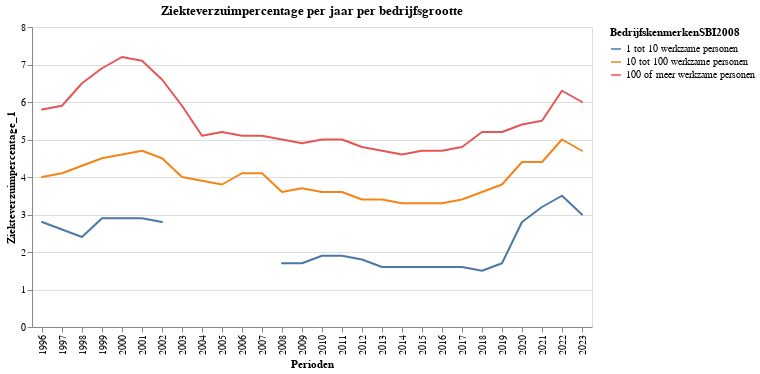

Notebook source saved alongside this figure:
### Code cell
alt.Chart(data=data_werkzamepersonen_jaren).mark_trail().encode(
    x='Perioden', 
    y='Ziekteverzuimpercentage_1', 
    color='BedrijfskenmerkenSBI2008', 
    tooltip=['Perioden', 'Ziekteverzuimpercentage_1', 'BedrijfskenmerkenSBI2008']
    ).properties(title='Ziekteverzuimpercentage per jaar per bedrijfsgrootte')

### Figure 1 — Vega-Lite specification as saved in the notebook (floating-point values rounded to 4 significant figures)
{"config": {"view": {"continuousWidth": 300, "continuousHeight": 300}}, "data": {"name": "data-fea352e5fb93d24a61c882d30f838a73"}, "mark": {"type": "trail"}, "encoding": {"color": {"field": "BedrijfskenmerkenSBI2008", "type": "nominal"}, "tooltip": [{"field": "Perioden", "type": "nominal"}, {"field": "Ziekteverzuimpercentage_1", "type": "quantitative"}, {"field": "BedrijfskenmerkenSBI2008", "type": "nominal"}], "x": {"field": "Perioden", "type": "nominal"}, "y": {"field": "Ziekteverzuimpercentage_1", "type": "quantitative"}}, "title": "Ziekteverzuimpercentage per jaar per bedrijfsgrootte", "$schema": "https://vega.github.io/schema/vega-lite/v5.17.0.json", "datasets": {"data-fea352e5fb93d24a61c882d30f838a73": [{"ID": 5044, "BedrijfskenmerkenSBI2008": "1 tot 10 werkzame personen", "Perioden": "1996", "Ziekteverzuimpercentage_1": 2.8}, {"ID": 5049, "BedrijfskenmerkenSBI2008": "1 tot 10 werkzame personen", "Perioden": "1997", "Ziekteverzuimpercentage_1": 2.6}, {"ID": 5054, "BedrijfskenmerkenSBI2008": "1 tot 10 werkzame personen", "Perioden": "1998", "Ziekteverzuimpercentage_1": 2.4}, {"ID": 5059, "BedrijfskenmerkenSBI2008": "1 tot 10 werkzame personen", "Perioden": "1999", "Ziekteverzuimpercentage_1": 2.9}, {"ID": 5064, "BedrijfskenmerkenSBI2008": "1 tot 10 werkzame personen", "Perioden": "2000", "Ziekteverzuimpercentage_1": 2.9}, {"ID": 5069, "BedrijfskenmerkenSBI2008": "1 tot 10 werkzame personen", "Perioden": "2001", "Ziekteverzuimpercentage_1": 2.9}, {"ID": 5074, "BedrijfskenmerkenSBI2008": "1 tot 10 werkzame personen", "Perioden": "2002", "Ziekteverzuimpercentage_1": 2.8}, {"ID": 5079, "BedrijfskenmerkenSBI2008": "1 tot 10 werkzame personen", "Perioden": "2003", "Ziekteverzuimpercentage_1": null}, {"ID": 5084, "BedrijfskenmerkenSBI2008": "1 tot 10 werkzame personen", "Perioden": "2004", "Ziekteverzuimpercentage_1": null}, {"ID": 5089, "BedrijfskenmerkenSBI2008": "1 tot 10 werkzame personen", "Perioden": "2005", "Ziekteverzuimpercentage_1": null}, {"ID": 5094, "BedrijfskenmerkenSBI2008": "1 tot 10 werkzame personen", "Perioden": "2006", "Ziekteverzuimpercentage_1": null}, {"ID": 5099, "BedrijfskenmerkenSBI2008": "1 tot 10 werkzame personen", "Perioden": "2007", "Ziekteverzuimpercentage_1": null}, {"ID": 5104, "BedrijfskenmerkenSBI2008": "1 tot 10 werkzame personen", "Perioden": "2008", "Ziekteverzuimpercentage_1": 1.7}, {"ID": 5109, "BedrijfskenmerkenSBI2008": "1 tot 10 werkzame personen", "Perioden": "2009", "Ziekteverzuimpercentage_1": 1.7}, {"ID": 5114, "BedrijfskenmerkenSBI2008": "1 tot 10 werkzame personen", "Perioden": "2010", "Ziekteverzuimpercentage_1": 1.9}, {"ID": 5119, "BedrijfskenmerkenSBI2008": "1 tot 10 werkzame personen", "Perioden": "2011", "Ziekteverzuimpercentage_1": 1.9}, {"ID": 5124, "BedrijfskenmerkenSBI2008": "1 tot 10 werkzame personen", "Perioden": "2012", "Ziekteverzuimpercentage_1": 1.8}, {"ID": 5129, "BedrijfskenmerkenSBI2008": "1 tot 10 werkzame personen", "Perioden": "2013", "Ziekteverzuimpercentage_1": 1.6}, {"ID": 5134, "BedrijfskenmerkenSBI2008": "1 tot 10 werkzame personen", "Perioden": "2014", "Ziekteverzuimpercentage_1": 1.6}, {"ID": 5139, "BedrijfskenmerkenSBI2008": "1 tot 10 werkzame personen", "Perioden": "2015", "Ziekteverzuimpercentage_1": 1.6}, {"ID": 5144, "BedrijfskenmerkenSBI2008": "1 tot 10 werkzame personen", "Perioden": "2016", "Ziekteverzuimpercentage_1": 1.6}, {"ID": 5149, "BedrijfskenmerkenSBI2008": "1 tot 10 werkzame personen", "Perioden": "2017", "Ziekteverzuimpercentage_1": 1.6}, {"ID": 5154, "BedrijfskenmerkenSBI2008": "1 tot 10 werkzame personen", "Perioden": "2018", "Ziekteverzuimpercentage_1": 1.5}, {"ID": 5159, "BedrijfskenmerkenSBI2008": "1 tot 10 werkzame personen", "Perioden": "2019", "Ziekteverzuimpercentage_1": 1.7}, {"ID": 5164, "BedrijfskenmerkenSBI2008": "1 tot 10 werkzame personen", "Perioden": "2020", "Ziekteverzuimpercentage_1": 2.8}, {"ID": 5169, "BedrijfskenmerkenSBI2008": "1 tot 10 werkzame personen", "Perioden": "2021 ", "Ziekteverzuimpercentage_1": 3.2}, {"ID": 5174, "BedrijfskenmerkenSBI2008": "1 tot 10 werkzame personen", "Perioden": "2022", "Ziekteverzuimpercentage_1": 3.5}, {"ID": 5179, "BedrijfskenmerkenSBI2008": "1 tot 10 werkzame personen", "Perioden": "2023", "Ziekteverzuimpercentage_1": 3.0}, {"ID": 5184, "BedrijfskenmerkenSBI2008": "10 tot 100 werkzame personen", "Perioden": "1996", "Ziekteverzuimpercentage_1": 4.0}, {"ID": 5189, "BedrijfskenmerkenSBI2008": "10 tot 100 werkzame personen", "Perioden": "1997", "Ziekteverzuimpercentage_1": 4.1}, {"ID": 5194, "BedrijfskenmerkenSBI2008": "10 tot 100 werkzame personen", "Perioden": "1998", "Ziekteverzuimpercentage_1": 4.3}, {"ID": 5199, "BedrijfskenmerkenSBI2008": "10 tot 100 werkzame personen", "Perioden": "1999", "Ziekteverzuimpercentage_1": 4.5}, {"ID": 5204, "BedrijfskenmerkenSBI2008": "10 tot 100 werkzame personen", "Perioden": "2000", "Ziekteverzuimpercentage_1": 4.6}, {"ID": 5209, "BedrijfskenmerkenSBI2008": "10 tot 100 werkzame personen", "Perioden": "2001", "Ziekteverzuimpercentage_1": 4.7}, {"ID": 5214, "BedrijfskenmerkenSBI2008": "10 tot 100 werkzame personen", "Perioden": "2002", "Ziekteverzuimpercentage_1": 4.5}, {"ID": 5219, "BedrijfskenmerkenSBI2008": "10 tot 100 werkzame personen", "Perioden": "2003", "Ziekteverzuimpercentage_1": 4.0}, {"ID": 5224, "BedrijfskenmerkenSBI2008": "10 tot 100 werkzame personen", "Perioden": "2004", "Ziekteverzuimpercentage_1": 3.9}, {"ID": 5229, "BedrijfskenmerkenSBI2008": "10 tot 100 werkzame personen", "Perioden": "2005", "Ziekteverzuimpercentage_1": 3.8}, {"ID": 5234, "BedrijfskenmerkenSBI2008": "10 tot 100 werkzame personen", "Perioden": "2006", "Ziekteverzuimpercentage_1": 4.1}, {"ID": 5239, "BedrijfskenmerkenSBI2008": "10 tot 100 werkzame personen", "Perioden": "2007", "Ziekteverzuimpercentage_1": 4.1}, {"ID": 5244, "BedrijfskenmerkenSBI2008": "10 tot 100 werkzame personen", "Perioden": "2008", "Ziekteverzuimpercentage_1": 3.6}, {"ID": 5249, "BedrijfskenmerkenSBI2008": "10 tot 100 werkzame personen", "Perioden": "2009", "Ziekteverzuimpercentage_1": 3.7}, {"ID": 5254, "BedrijfskenmerkenSBI2008": "10 tot 100 werkzame personen", "Perioden": "2010", "Ziekteverzuimpercentage_1": 3.6}, {"ID": 5259, "BedrijfskenmerkenSBI2008": "10 tot 100 werkzame personen", "Perioden": "2011", "Ziekteverzuimpercentage_1": 3.6}, {"ID": 5264, "BedrijfskenmerkenSBI2008": "10 tot 100 werkzame personen", "Perioden": "2012", "Ziekteverzuimpercentage_1": 3.4}, {"ID": 5269, "BedrijfskenmerkenSBI2008": "10 tot 100 werkzame personen", "Perioden": "2013", "Ziekteverzuimpercentage_1": 3.4}, {"ID": 5274, "BedrijfskenmerkenSBI2008": "10 tot 100 werkzame personen", "Perioden": "2014", "Ziekteverzuimpercentage_1": 3.3}, {"ID": 5279, "BedrijfskenmerkenSBI2008": "10 tot 100 werkzame personen", "Perioden": "2015", "Ziekteverzuimpercentage_1": 3.3}, {"ID": 5284, "BedrijfskenmerkenSBI2008": "10 tot 100 werkzame personen", "Perioden": "2016", "Ziekteverzuimpercentage_1": 3.3}, {"ID": 5289, "BedrijfskenmerkenSBI2008": "10 tot 100 werkzame personen", "Perioden": "2017", "Ziekteverzuimpercentage_1": 3.4}, {"ID": 5294, "BedrijfskenmerkenSBI2008": "10 tot 100 werkzame personen", "Perioden": "2018", "Ziekteverzuimpercentage_1": 3.6}, {"ID": 5299, "BedrijfskenmerkenSBI2008": "10 tot 100 werkzame personen", "Perioden": "2019", "Ziekteverzuimpercentage_1": 3.8}, {"ID": 5304, "BedrijfskenmerkenSBI2008": "10 tot 100 werkzame personen", "Perioden": "2020", "Ziekteverzuimpercentage_1": 4.4}, {"ID": 5309, "BedrijfskenmerkenSBI2008": "10 tot 100 werkzame personen", "Perioden": "2021 ", "Ziekteverzuimpercentage_1": 4.4}, {"ID": 5314, "BedrijfskenmerkenSBI2008": "10 tot 100 werkzame personen", "Perioden": "2022", "Ziekteverzuimpercentage_1": 5.0}, {"ID": 5319, "BedrijfskenmerkenSBI2008": "10 tot 100 werkzame personen", "Perioden": "2023", "Ziekteverzuimpercentage_1": 4.7}, {"ID": 5324, "BedrijfskenmerkenSBI2008": "100 of meer werkzame personen", "Perioden": "1996", "Ziekteverzuimpercentage_1": 5.8}, {"ID": 5329, "BedrijfskenmerkenSBI2008": "100 of meer werkzame personen", "Perioden": "1997", "Ziekteverzuimpercentage_1": 5.9}, {"ID": 5334, "BedrijfskenmerkenSBI2008": "100 of meer werkzame personen", "Perioden": "1998", "Ziekteverzuimpercentage_1": 6.5}, {"ID": 5339, "BedrijfskenmerkenSBI2008": "100 of meer werkzame personen", "Perioden": "1999", "Ziekteverzuimpercentage_1": 6.9}, {"ID": 5344, "BedrijfskenmerkenSBI2008": "100 of meer werkzame personen", "Perioden": "2000", "Ziekteverzuimpercentage_1": 7.2}, {"ID": 5349, "BedrijfskenmerkenSBI2008": "100 of meer werkzame personen", "Perioden": "2001", "Ziekteverzuimpercentage_1": 7.1}, {"ID": 5354, "BedrijfskenmerkenSBI2008": "100 of meer werkzame personen", "Perioden": "2002", "Ziekteverzuimpercentage_1": 6.6}, {"ID": 5359, "BedrijfskenmerkenSBI2008": "100 of meer werkzame personen", "Perioden": "2003", "Ziekteverzuimpercentage_1": 5.9}, {"ID": 5364, "BedrijfskenmerkenSBI2008": "100 of meer werkzame personen", "Perioden": "2004", "Ziekteverzuimpercentage_1": 5.1}, {"ID": 5369, "BedrijfskenmerkenSBI2008": "100 of meer werkzame personen", "Perioden": "2005", "Ziekteverzuimpercentage_1": 5.2}, {"ID": 5374, "BedrijfskenmerkenSBI2008": "100 of meer werkzame personen", "Perioden": "2006", "Ziekteverzuimpercentage_1": 5.1}, {"ID": 5379, "BedrijfskenmerkenSBI2008": "100 of meer werkzame personen", "Perioden": "2007", "Ziekteverzuimpercentage_1": 5.1}, {"ID": 5384, "BedrijfskenmerkenSBI2008": "100 of meer werkzame personen", "Perioden": "2008", "Ziekteverzuimpercentage_1": 5.0}, {"ID": 5389, "BedrijfskenmerkenSBI2008": "100 of meer werkzame personen", "Perioden": "2009", "Ziekteverzuimpercentage_1": 4.9}, {"ID": 5394, "BedrijfskenmerkenSBI2008": "100 of meer werkzame personen", "Perioden": "2010", "Ziekteverzuimpercentage_1": 5.0}, {"ID": 5399, "BedrijfskenmerkenSBI2008": "100 of meer werkzame personen", "Perioden": "2011", "Ziekteverzuimpercentage_1": 5.0}, {"ID": 5404, "BedrijfskenmerkenSBI2008": "100 of meer werkzame personen", "Perioden": "2012", "Ziekteverzuimpercentage_1": 4.8}, {"ID": 5409, "BedrijfskenmerkenSBI2008": "100 of meer werkzame personen", "Perioden": "2013", "Ziekteverzuimpercentage_1": 4.7}, {"ID": 5414, "BedrijfskenmerkenSBI2008": "100 of meer werkzame personen", "Perioden": "2014", "Ziekteverzuimpercentage_1": 4.6}, {"ID": 5419, "BedrijfskenmerkenSBI2008": "100 of meer werkzame personen", "Perioden": "2015", "Ziekteverzuimpercentage_1": 4.7}, {"ID": 5424, "BedrijfskenmerkenSBI2008": "100 of meer werkzame personen", "Perioden": "2016", "Ziekteverzuimpercentage_1": 4.7}, {"ID": 5429, "BedrijfskenmerkenSBI2008": "100 of meer werkzame personen", "Perioden": "2017", "Ziekteverzuimpercentage_1": 4.8}, {"ID": 5434, "BedrijfskenmerkenSBI2008": "100 of meer werkzame personen", "Perioden": "2018", "Ziekteverzuimpercentage_1": 5.2}, {"ID": 5439, "BedrijfskenmerkenSBI2008": "100 of meer werkzame personen", "Perioden": "2019", "Ziekteverzuimpercentage_1": 5.2}, {"ID": 5444, "BedrijfskenmerkenSBI2008": "100 of meer werkzame personen", "Perioden": "2020", "Ziekteverzuimpercentage_1": 5.4}, {"ID": 5449, "BedrijfskenmerkenSBI2008": "100 of meer werkzame personen", "Perioden": "2021 ", "Ziekteverzuimpercentage_1": 5.5}, {"ID": 5454, "BedrijfskenmerkenSBI2008": "100 of meer werkzame personen", "Perioden": "2022", "Ziekteverzuimpercentage_1": 6.3}, {"ID": 5459, "BedrijfskenmerkenSBI2008": "100 of meer werkzame personen", "Perioden": "2023", "Ziekteverzuimpercentage_1": 6.0}]}}
